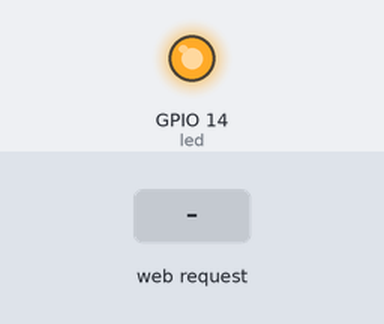
Simulated run of this sketch. Board: ESP8266 (NodeMCU). Shown: output pins drawn as LEDs (lit = HIGH). Inputs (shaded band) come from the test bench. WiFi joins after 1.5 s; servers stay silent unless stated; what the sketch prints to the serial monitor is not drawn.

Above: at 2.7 s.
2.8 s: HTTP request GET / received
At 4.0 s:
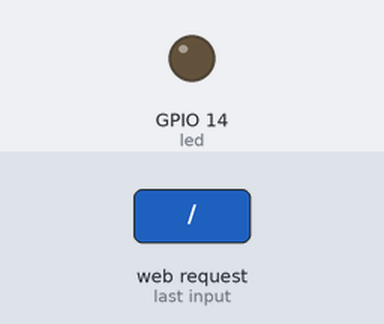
4.3 s: HTTP request GET /inline received
At 5.3 s:
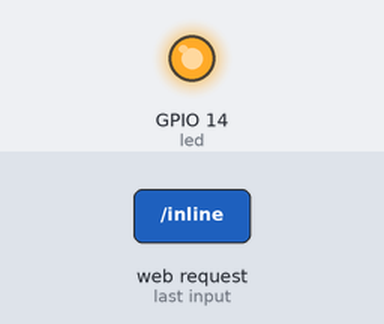
Timing chart, 0 to 7.3 s (numbered marks = the images above; inputs shaded):
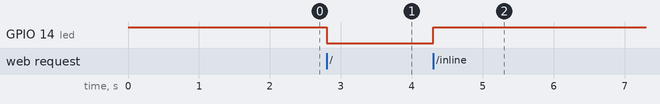

The sketch:

sketch_sep01b.ino
```cpp
#include <ESP8266WiFi.h>
#include <WiFiClient.h>
#include <ESP8266WebServer.h>
#include <ESP8266mDNS.h>

const char* ssid = "AndroidHotspot2688";
const char* password = "qwerty00";
ESP8266WebServer server(80);


const int led = 14;
String s,s_head;

void handleRoot() {
  digitalWrite(led, LOW);
  s=s_head+"<h1>켜짐</h1><br>";
  server.send(200, "text/html", s);
  Serial.println("LED 불좀 켜주세요");
}

void handleNotFound(){
  digitalWrite(led, 1);
  String message = "File Not Found\n\n";
  message += "URI: ";
  message += server.uri();
  message += "\nMethod: ";
  message += (server.method() == HTTP_GET)?"GET":"POST";
  message += "\nArguments: ";
  message += server.args();
  message += "\n";
  for (uint8_t i=0; i<server.args(); i++){
    message += " " + server.argName(i) + ": " + server.arg(i) + "\n";
  }
  server.send(404, "text/plain", message);
  digitalWrite(led, 0);
}

void setupWifi() {
  WiFi.mode(WIFI_STA);
  WiFi.begin(ssid, password);
  Serial.println("");
  while (WiFi.status() != WL_CONNECTED) {
    delay(500);
    Serial.print(".");
  }
  Serial.println("");
  Serial.print("Connected to ");
  Serial.println(ssid);
  Serial.print("IP address: ");
  Serial.println(WiFi.localIP());
}

void setup(void){
  pinMode(led, OUTPUT);
  digitalWrite(led, HIGH);
  Serial.println("LED 불은 꺼져있다.");
  Serial.begin(115200);
  setupWifi();
  s_head="<meta name='viewport' content='width=device-width, initial-scale=1.0'/>";
  s_head=s_head+"<meta http-equiv='Content-Type' content='text/html;charset=utf-8' />";
  server.on("/", handleRoot);
  server.on("/inline", [](){
    digitalWrite(led, HIGH);
    s=s_head+"<h1>꺼짐</h1><br>";
    server.send(200, "text/html", s);
    Serial.println("LED 불좀 꺼주세요");
  });
  server.onNotFound(handleNotFound);
  server.begin();
  Serial.println("HTTP server started");
}

void loop(void){
  server.handleClient();
}
```

Measured:
- after the input at 2.8 s, GPIO 14 (led): HIGH → LOW at once
- after the input at 4.3 s, GPIO 14 (led): LOW → HIGH at once
